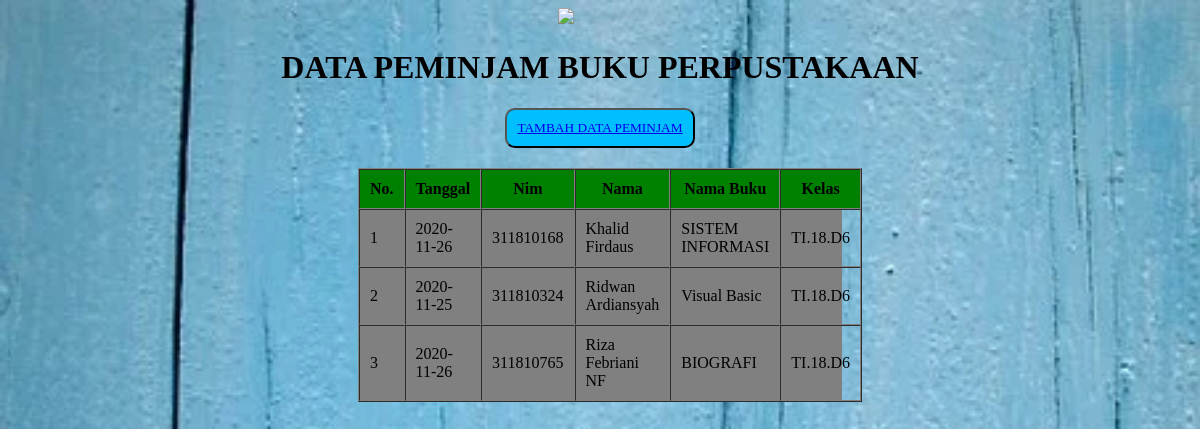
The page / on the database its author committed.
### tables this page shows
CREATE TABLE `db_peminjam` (
  `tanggal` varchar(20) NOT NULL,
  `nim` int(10) NOT NULL,
  `nama` varchar(20) NOT NULL,
  `nama_buku` varchar(30) NOT NULL,
  `kelas` varchar(20) NOT NULL
);

### index.php (the view, shortened to what this page needs)
<?php
	include_once 'koneksi.php';
	$sql = 'SELECT * FROM db_peminjam';
	$result = mysqli_query($conn,$sql);
?>
<!DOCTYPE html>
<html>
<head>
	<link rel="stylesheet" type="text/css" href="style.css">
</head>
<body>
	<img src="index.png">
	<h1>DATA PEMINJAM BUKU PERPUSTAKAAN</h1>
	<div class="href">
		<button><a href="tambah_data.php">TAMBAH DATA PEMINJAM</a></button>
	</div>
	<div class="table">
		<table border="1" ; cellpadding="10" ; cellspacing="0" ;>
		<tr style="background-color: green;">
			<th>No.</th>
			<th>Tanggal</th>
			<th>Nim</th>
			<th>Nama</th>
			<th>Nama Buku</th>
			<th>Kelas</th>
		</tr>
	<?php $no = 1; ?>
	<?php while ($row = mysqli_fetch_assoc($result)):?>
		<tr>
			<td><?php echo $no ?> </td>
			<td><?php echo $row['tanggal'];?> </td>
			<td><?php echo $row['nim'];?> </td>
			<td><?php echo $row['nama'];?> </td>
			<td><?php echo $row['nama_buku'];?> </td>
			<td><?php echo $row['kelas'];?> </td>
		</tr>
		<?php $no++ ?>
		<?php endwhile; ?>
	</table>
	</div>
</body>
</html>

### style.css (style rules this page uses)
body { background-image: url('bg.png'); background-repeat: no-repeat; background-size: cover; }
* { font-family: "Times New Roman", Times, serif; }
img { margin-left: 550px; }
h1 { text-align: center; }
.href { text-align: center; margin-bottom: 20px; }
.href button { background-color: #00BFFF; padding: 10px; border-radius: 10px; font-size: bold; }
.table { background-color: #808080; margin: 0px 350px; width: auto; }

### rows shown on the page
db_peminjam: tanggal "2020-11-26", nim "311810168", nama "Khalid Firdaus", nama_buku "SISTEM INFORMASI", kelas "TI.18.D6"
db_peminjam: tanggal "2020-11-25", nim "311810324", nama "Ridwan Ardiansyah", nama_buku "Visual Basic", kelas "TI.18.D6"
db_peminjam: tanggal "2020-11-26", nim "311810765", nama "Riza Febriani NF", nama_buku "BIOGRAFI", kelas "TI.18.D6"
